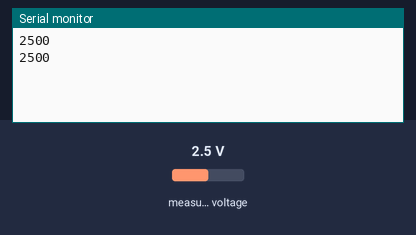
This sketch was run on a simulated Arduino Uno, built with avr-gcc and run on an emulated ATmega328P. On the bench: the last lines printed to the serial monitor. The test bench sets the inputs (shaded band); at power-on: measured voltage 2.5 V.

Above: at 1.8 s.
1.9 s: measured voltage set to 0.1 V
At 2.4 s:
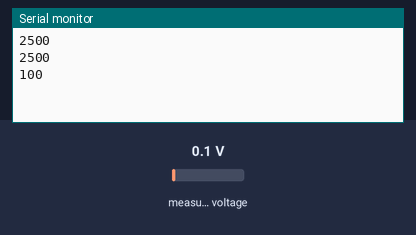
3.4 s: measured voltage set to 1.2 V
At 4.6 s:
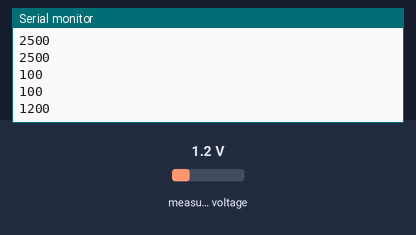
Timing chart, 0 to 6.4 s (numbered marks = the images above; inputs shaded):
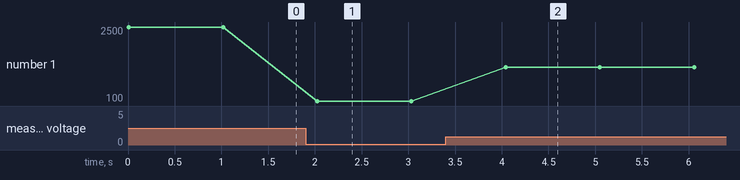

The sketch:

Gaspedal.ino
```cpp
#include<ADS1115_WE.h>
#include<Wire.h>
int Sollwert_analog;
//####I2C Adressen & AnalogSensor
#define I2C_ADDRESS 0x48


ADS1115_WE adc(I2C_ADDRESS);

void setup() {
  // put your setup code here, to run once:

  Wire.begin();
  adc.init();
  adc.setVoltageRange_mV(ADS1115_RANGE_6144);   //maximal 5000 mV
  adc.setConvRate(ADS1115_860_SPS);
  adc.setVoltageRange_mV(ADS1115_RANGE_6144);
  adc.setMeasureMode(ADS1115_SINGLE);
  adc.setVoltageRange_mV(ADS1115_RANGE_6144);
Serial.begin(9600);
}

void loop() {
  // put your main code here, to run repeatedly:
  Sollwert_analog = readChannel(ADS1115_COMP_0_GND);
  Serial.println(Sollwert_analog);
  delay(1000);
}


int readChannel(ADS1115_MUX channel) {
  adc.setVoltageRange_mV(ADS1115_RANGE_6144);
  int voltage = 0;
  adc.setCompareChannels(channel);
  adc.startSingleMeasurement();
  while (adc.isBusy()) {}
  voltage = adc.getResult_mV(); // alternative: getResult_mV for Millivolt
  return voltage;
}
```

Measured:
- after the input at 1.9 s, the serial monitor: prints a new line after 0.13 s (image 1)
- after the input at 3.4 s, the serial monitor: prints a new line after 0.64 s (image 2)
- plotted number 1: 2500 → 100 after the input at 1.9 s, 100 → 1200 after the input at 3.4 s
